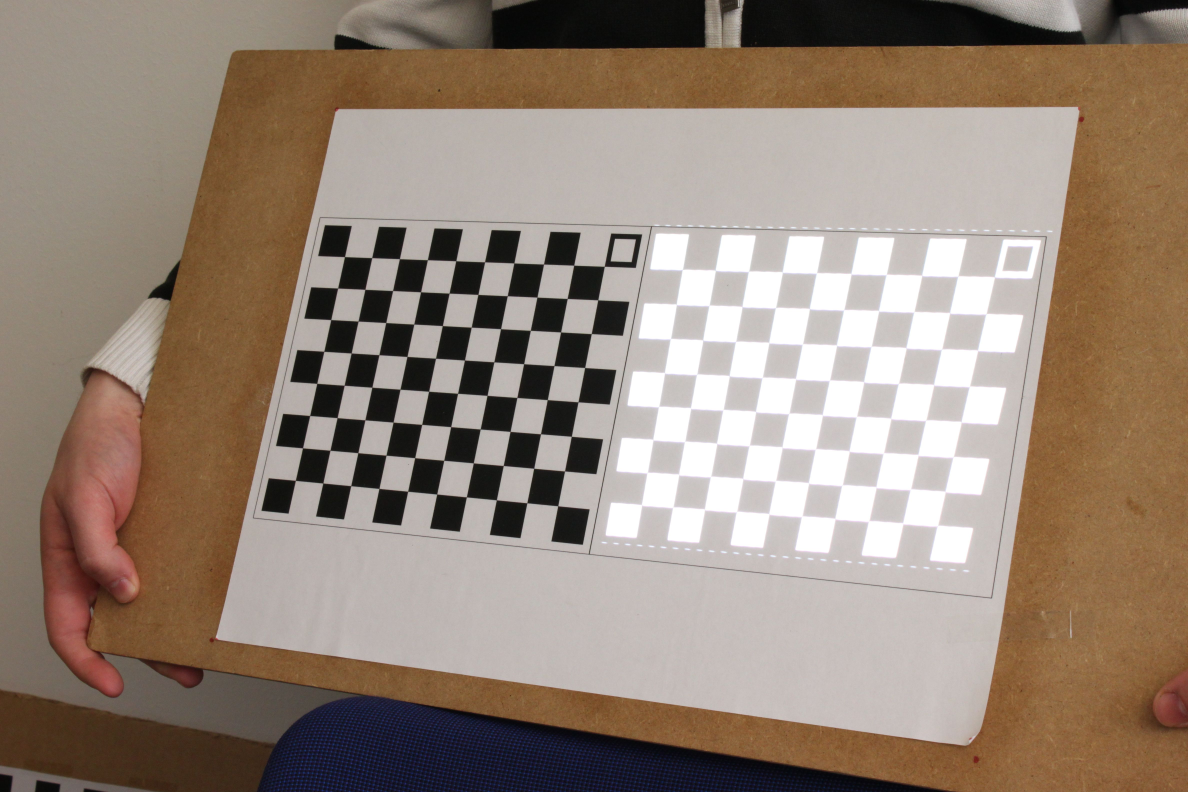
#> input picture exercises/exercise4/data/Camera00.jpg, 4752 x 3168 px (shown at 1/4 size)
$ python main.py   (Python 2 division)
#> lines starting #> are read from the running program, lines starting #| are printed output that depends on the picture
import numpy as np
import numpy.linalg
import scipy.io as io
import cv2
import math
import random
import matplotlib.pyplot as plt
from mpl_toolkits.mplot3d import Axes3D

def getCrossMultplicationMat(vec):
    return np.matrix([[0, -vec[2], vec[1]],[vec[2] , 0 , -vec[0]],[-vec[1], vec[0],0]])

def computFundamentalMat(K_0 , K_1, t_1, R_1):
    leftPart = np.dot(np.linalg.inv(K_1).T, getCrossMultplicationMat(t_1))
    rightPart = np.dot(R_1,np.linalg.inv(K_0))
    return np.dot(leftPart,rightPart)

#min distance between point in line in space, is the line perpendicular from point to the line
def getMinDistance(point, line):
    numerator = math.fabs(line[0]*point[0] +line[1] * point[1] +line[2])
    denominator = math.sqrt((line[0]*line[0]) + (line[1]*line[1]))
    return numerator/denominator

def getBordaerInidcies(line):
    #x = 0
    begin_index = (0,int((-line[2])/line[1]))
    #x =4752
    end_index = (4752,int((-line[2]-line[0]*4752)/line[1]))
    return begin_index,end_index

def drawEpipolarLines(img, lines):
    new_img = img.copy()
    for epipolar_line in lines:
        begin_index , end_index = getBordaerInidcies(epipolar_line)
        cv2.line(new_img,begin_index,end_index,(255,0,0),3)
    cv2.imwrite("epilines.jpg",new_img)

def draw_matched_features(img, y_displacement, features_0, features_1, line_feature_dict):
    for i in range(0,len(features_1)):
        matched_feature = features_1[line_feature_dict[i]]

        #matched feature1 will have displacment in y direction
        matched_feature = [int(matched_feature[0]) , int(matched_feature[1]+y_displacement)]
        original_feature = [int(features_0[i][0]), int(features_0[i][1])]
        cv2.line(img, tuple(original_feature),tuple(matched_feature),[random.randint(0,255),random.randint(0,255),random.randint(0,255)],3)

    cv2.imwrite('matches.jpg', img)

def getExtrinsicParametersMat(RotationMatrix, t):
	# upper left 3*3 matrix
    extrinsicParametersMat = np.array(RotationMatrix)
    extrinsicParametersMat.reshape(3,3)
    #-RC (upper right matrix of the extrinsic parameters mat)
    RC = np.matrix([[t[0]],[t[1]],[t[2]]])
    extrinsicParametersMat = np.concatenate((extrinsicParametersMat, RC), axis =1)

	# add last row of the matrix [0,0,0,1]
    extrinsicParametersMat = np.vstack([extrinsicParametersMat, np.array([0,0,0,1])])

    return extrinsicParametersMat

def getIntrinsicParametersMat(K):
	#Intrinsic matrix = K[I3 | 03]
	return np.dot(np.array(K.reshape(3,3)),np.append(np.identity(3),np.zeros((3,1)), axis =1))

def getPMatrix(K,R,t):
    return np.dot(getIntrinsicParametersMat(K), getExtrinsicParametersMat(R,t))

def getAMatrix(P_0,P_1, point_0 , point_1):
    firstCamera_0 = np.subtract(np.dot(point_0[0],P_0[2,:]), P_0[0,:])
    firstCamera_1 = np.subtract(np.dot(point_0[1],P_0[0,:]), P_0[0,:])
    firstCamera_A = np.concatenate((firstCamera_0,firstCamera_1),axis = 0)

    secondCamera_0 = np.subtract(np.dot(point_1[0],P_1[2,:]), P_1[0,:])
    secondCamera_1 = np.subtract(np.dot(point_1[1],P_1[0,:]), P_1[0,:])
    secondCamera_A = np.concatenate((secondCamera_0,secondCamera_1),axis = 0)

    return np.concatenate((firstCamera_A,secondCamera_A),axis = 0)

def plot3DPoints(points_list):
    fig = plt.figure()
    ax = fig.gca(projection='3d')
    ax.legend()
    ax.set_xlabel('X')
    ax.set_ylabel('Y')
    ax.set_zlabel('Z')
    for point in points_list:
        ax.scatter(point[0], point[1], point[2])
    fig.savefig('3D.png')

#############################Main code##############################################################
data = io.loadmat('./data/' + 'data.mat')
#> (reads exercises/exercise4/data/data.mat from the repository)

K_0 = data['K_0']
K_1 =   data['K_1']
R_0 = np.identity(3)
R_1 =  data['R_1']
t_0 = np.zeros(3)
t_1 =   data['t_1'][0]
corners_0 =   data['cornersCam0']
corners_1 =   data['cornersCam1']

fundamentalMat =  computFundamentalMat(K_0,K_1, t_1, R_1)
print 'Fundamental Matrix = '
print fundamentalMat

#list of all epipolar_lines in image_1
epipolar_lines =[]
for feature in corners_0:
    epipolar_line = np.array(np.dot(fundamentalMat, np.array([feature[0], feature[1],1])))
    epipolar_lines.append(epipolar_line[0])

image_0 = cv2.imread("./data/Camera00.jpg")
#> image_0 is the input picture: shape (3168, 4752, 3); mean B, G, R 119.1, 132.7, 149.2
image_1 = cv2.imread("./data/Camera01.jpg")
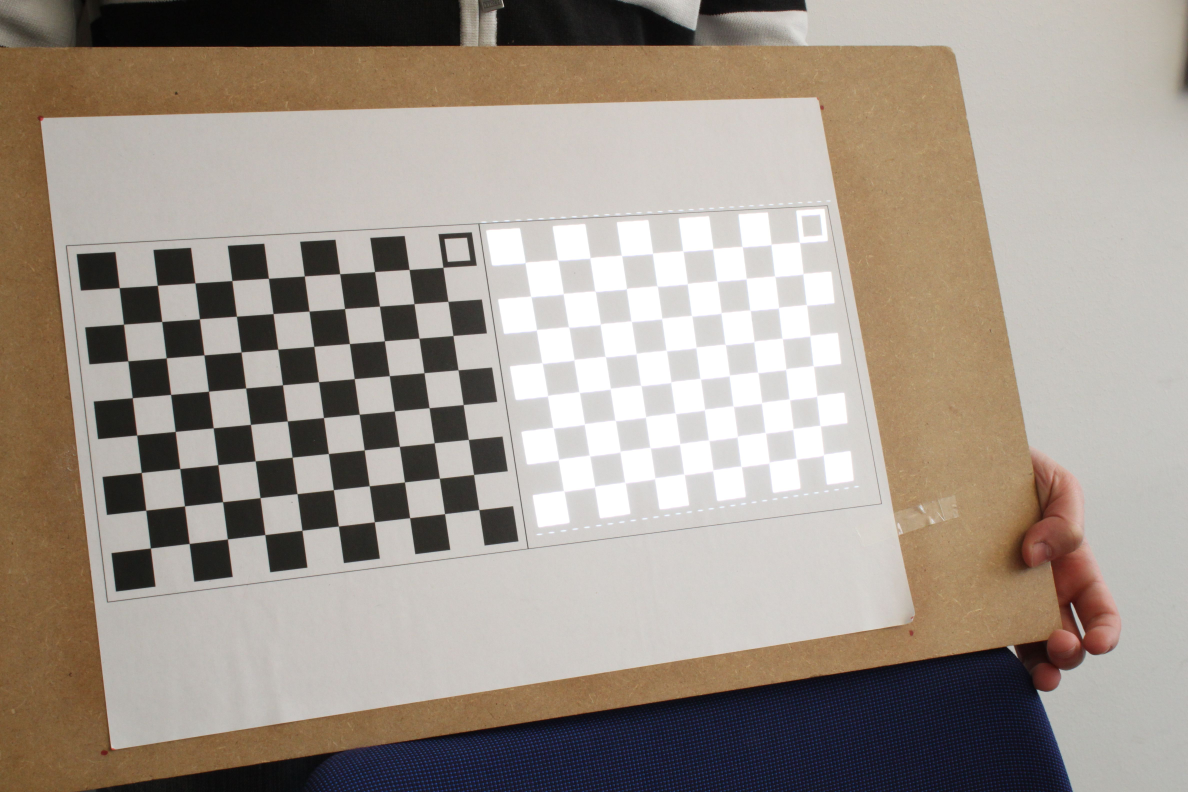
#> input picture exercises/exercise4/data/Camera01.jpg, 4752 x 3168 px (shown at 1/4 size)
#> image_1 is the input picture: shape (3168, 4752, 3); mean B, G, R 139.9, 149.9, 160.1
drawEpipolarLines(image_1,epipolar_lines)
#> after the loop in drawEpipolarLines, `for epipolar_line in lines:`:
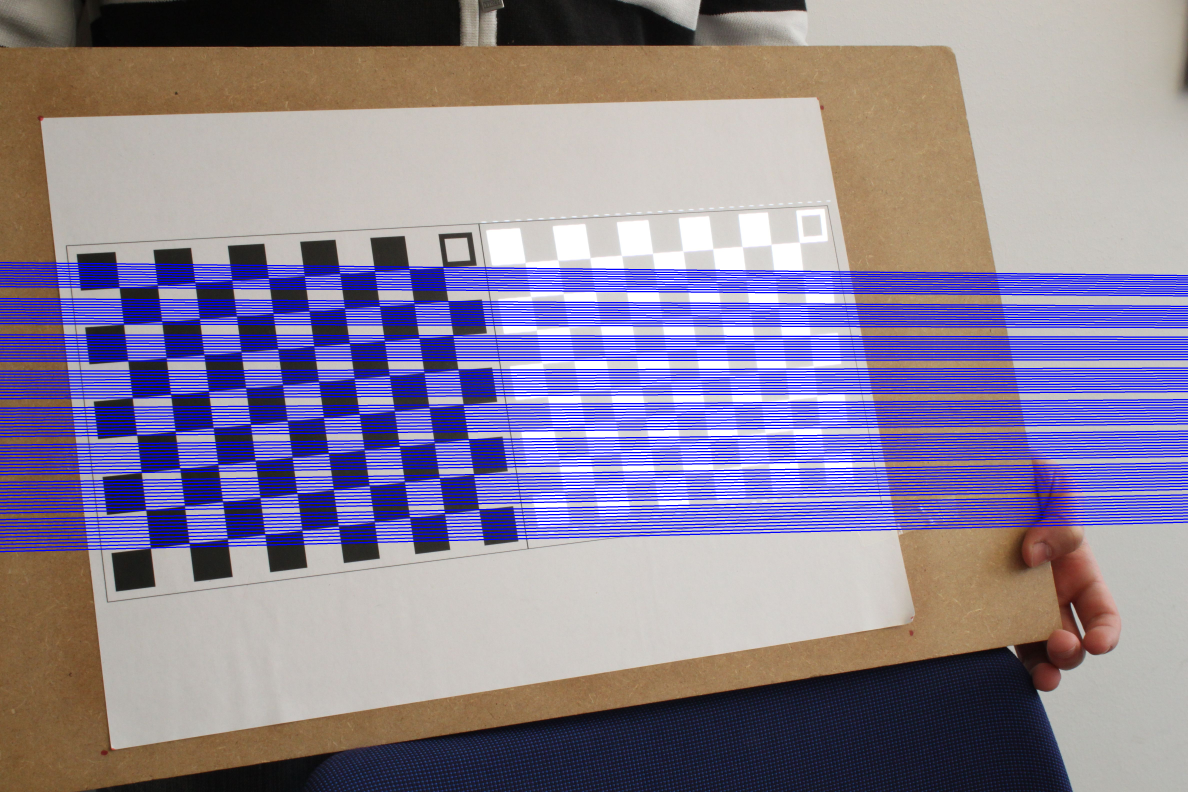
#> new_img: shape (3168, 4752, 3) (shown at 1/4 size); mean B, G, R 152.3, 128.9, 138.1

#fill dict with matched feature for each epipolar line
epi_line_matched_feature = {}
for i  in range(0,len(epipolar_lines)):
    #any large number, should be INF
    min_distance = 4000000
    for j in range(0,len(corners_1)):
        dist = getMinDistance(corners_1[j], epipolar_lines[i])
        if(dist< min_distance):
            min_distance = dist
            epi_line_matched_feature[i] = j

#concatenate the two images to draw them in one img
mixed_image = np.concatenate((image_0,image_1), axis =0)
draw_matched_features(mixed_image,3168,corners_0,corners_1, epi_line_matched_feature)

######################################Part 2########################################################
#@TODO: Check if 3D points, and output figure are correct

P_0 = getPMatrix(K_0,R_0,t_0)
P_1 = getPMatrix(K_1,R_1,t_1)

#list of the 3D points
points_list = []
for i in range(0,len(corners_0)):
    #get A matrix
    AMat = getAMatrix(P_0,P_1,corners_0[i],corners_1[i])
    #get eigenVectors of (A.T).A
    w,v = np.linalg.eig(np.dot(AMat.T,AMat))
    #get eigenvector with min eigevalue (solution for 3D point)
    minEigenVector = v[w.argmin(axis = 0)]
    minEigenVector = np.array(minEigenVector)
    minEigenVector.reshape(1,4)
    minEigenVector = minEigenVector[0]
    #divide over last elment to recover homogeneous coordinates
    points_list.append(np.divide(minEigenVector[:-1],minEigenVector[-1]))
#plot and save the 3D points
#> (the run stopped early here; a loop or call above may not have finished)
